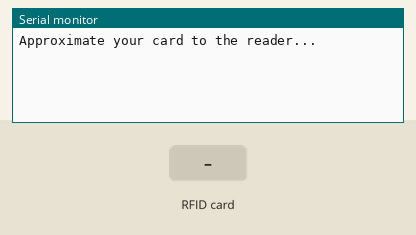
Bench run of a program on a simulated Arduino Uno, built with avr-gcc and run on an emulated ATmega328P. Shown: the last lines printed to the serial monitor. The inputs (shaded band) are chosen by the test bench.

Above: at 1.2 s.
1.3 s: RFID card 96 E1 33 53 held to the reader
At 2.5 s:
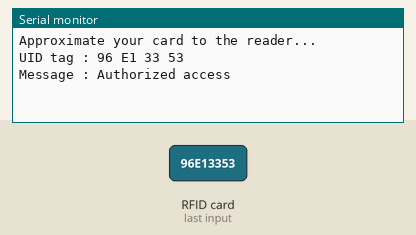
2.8 s: RFID card 5E 7A 19 C4 held to the reader
At 5.1 s:
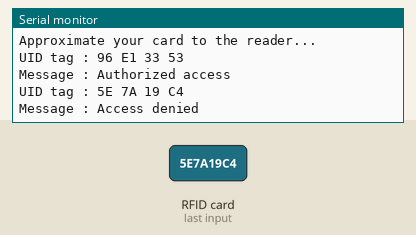

The program:

main.cpp
```cpp
/*
 * Typical pin layout used:
 * -----------------------------------------------------------------------------------------
 *             MFRC522      Arduino       Arduino   Arduino    Arduino          Arduino
 *             Reader/PCD   Uno/101       Mega      Nano v3    Leonardo/Micro   Pro Micro
 * Signal      Pin          Pin           Pin       Pin        Pin              Pin
 * -----------------------------------------------------------------------------------------
 * RST/Reset   RST          9             5         D9         RESET/ICSP-5     RST
 * SPI SS      SDA(SS)      10            53        D10        10               10
 * SPI MOSI    MOSI         11 / ICSP-4   51        D11        ICSP-4           16
 * SPI MISO    MISO         12 / ICSP-1   50        D12        ICSP-1           14
 * SPI SCK     SCK          13 / ICSP-3   52        D13        ICSP-3           15
 */

#include <Arduino.h>
#include <SPI.h>
#include <MFRC522.h> // Библиотека для RFID

#define SS_PIN 10                 // Определение пина SDA
#define RST_PIN 9                 // Определение пина RST
MFRC522 mfrc522(SS_PIN, RST_PIN); // Создание экземпляра класса MFRC522

void setup()
{
  Serial.begin(9600);                                       // Инициализация последовательного соединения и задание скорости передачи данных в бит/с(бод)
  SPI.begin();                                              // Инициализация шины SPI
  mfrc522.PCD_Init();                                       // Инициализация MFRC522
  Serial.println("Approximate your card to the reader..."); // Вывод надписи "Приложите вашу карту к плате"
  Serial.println();                                         // Пропуск строки
}
void loop()
{
  // Поиск новых карт:
  if (!mfrc522.PICC_IsNewCardPresent())
  {
    return;
  }
  // Выбор одну из карт:
  if (!mfrc522.PICC_ReadCardSerial())
  {
    return;
  }
  // Показание UID на мониторе порта:
  Serial.print("UID tag :"); // Вывод надписи "UID tag: "
  String content = "";
  // Вывод UID тега в шестнадцатеричном формате
  for (byte i = 0; i < mfrc522.uid.size; i++)
  {
    Serial.print(mfrc522.uid.uidByte[i] < 0x10 ? " 0" : " ");
    Serial.print(mfrc522.uid.uidByte[i], HEX);
    content.concat(String(mfrc522.uid.uidByte[i] < 0x10 ? " 0" : " "));
    content.concat(String(mfrc522.uid.uidByte[i], HEX));
  }
  Serial.println();           // Пропуск строки
  Serial.print("Message : "); // Вывод надписи "Message: "
  content.toUpperCase();      // Преобразование в верхний регистр, если это возможно
  // Номер UID тега, которому разрешён доступ
  if (content.substring(1) == "96 E1 33 53")
  {
    Serial.println("Authorized access"); // Вывод надписи "Доступ открыт"
    Serial.println();                    // Пропуск строки
    delay(3000);                         // Задержка 3с
  }

  else
  {
    Serial.println("Access denied"); // Вывод надписи "Запрос на доступ отклонен"
    delay(3000);                     // Задержка 3с
  }
}
```

Measured:
- after the input at 1.3 s, the serial monitor: prints a new line at once (image 1)
- after the input at 2.8 s, the serial monitor: prints a new line after 1.5 s (image 2)
